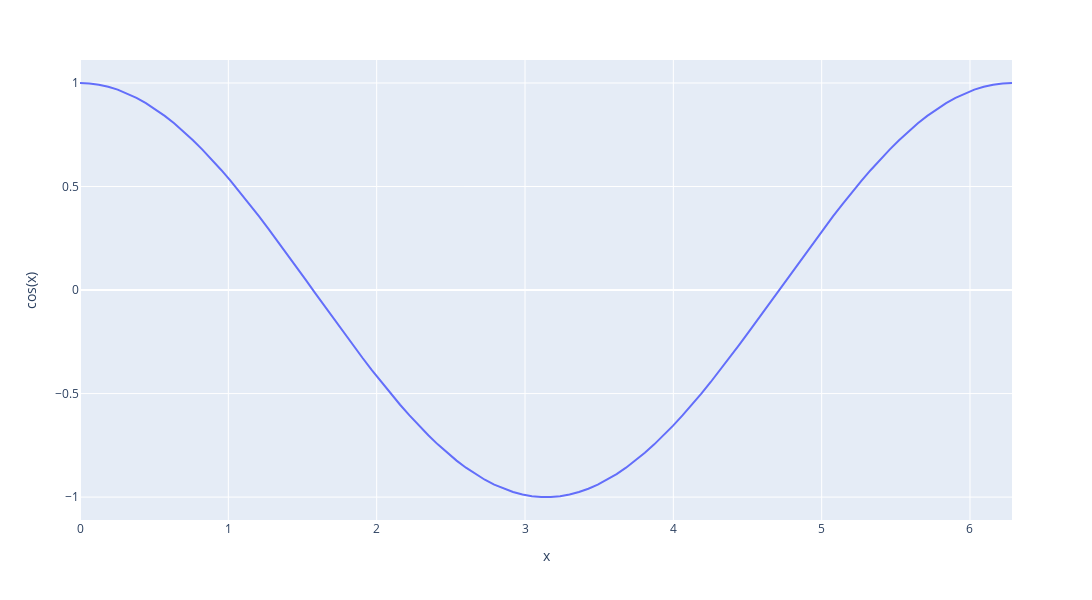

The notebook cell saved with this chart:
### Code cell
fig = px.line(
    x=x,
    y=y,
    labels={"x": "x", "y": "cos(x)"},
)

# 也可以使用 update_layout 更新布局
# 更新布局以设置大小
fig.update_layout(
    width=1200,
    height=600,
)

fig.show()
